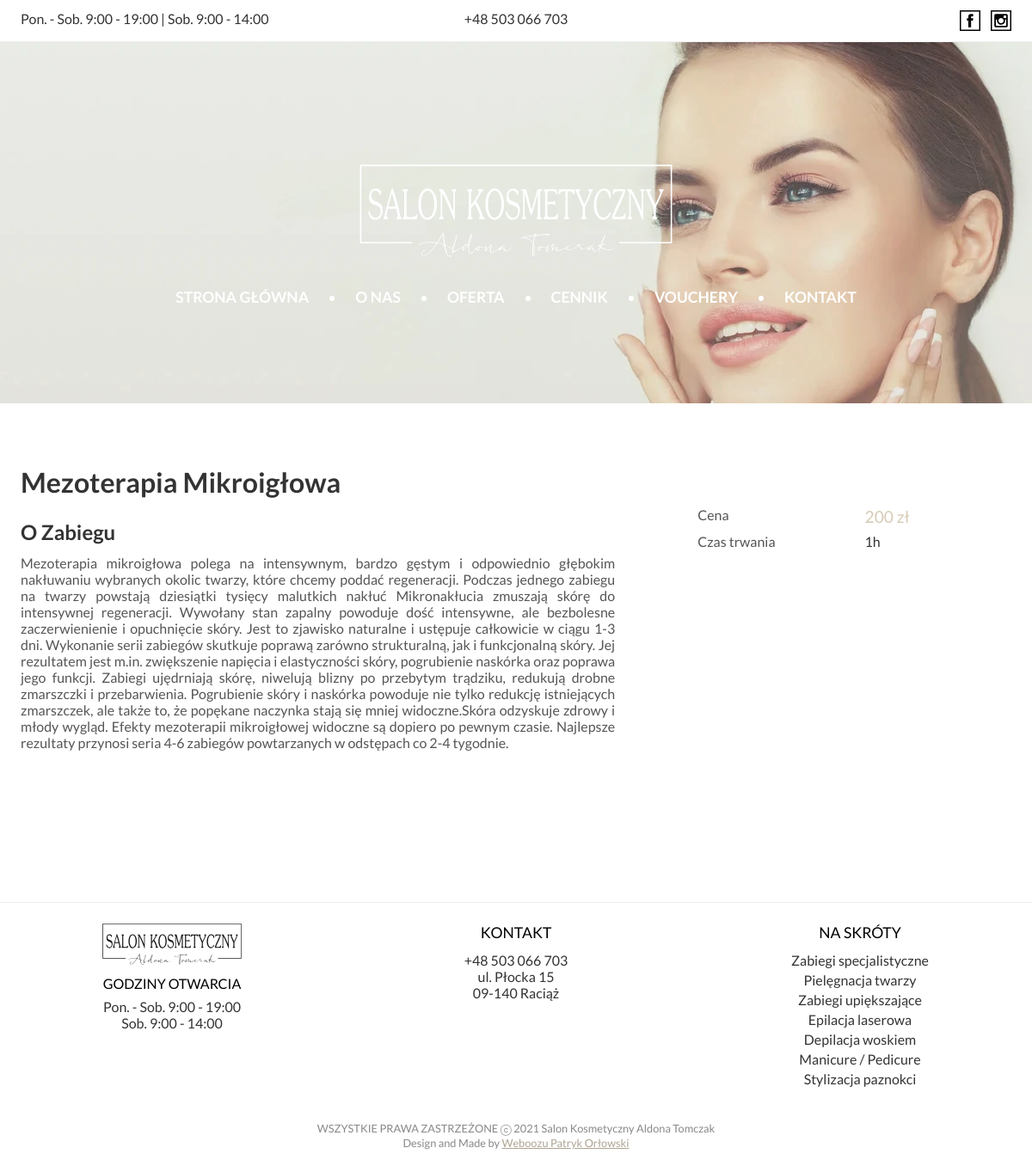
The page /zabiegi.php?slug=mezoterapia_mikroiglowa on the database its author committed.
### tables this page shows
CREATE TABLE `treatments` (
  `id` int(11) NOT NULL,
  `name` text NOT NULL,
  `slug` varchar(125) NOT NULL,
  `label` text DEFAULT NULL,
  `description` text DEFAULT NULL,
  `image` varchar(125) DEFAULT NULL,
  `price` text NOT NULL,
  `duration` varchar(10) DEFAULT NULL,
  `category` varchar(125) NOT NULL
);

### zabiegi.php (the view, shortened to what this page needs)
<?php
    require_once('./php/connect_db.php');
?>
<!DOCTYPE html>
<html lang="en">
<head>
    <link rel="stylesheet" href="./assets/css/main-1.01.css">
</head>
<body>
    <?php
        include_once('./page-hd-navig.php');
    ?>
    <main>
        <div class="treatnent-wrapper wrapper-1200">
            <?php
                $gSlug = $_GET['slug'];
                $query = "SELECT * FROM treatments WHERE slug LIKE '$gSlug'" ;
                $result = $conn->query($query);
                if ($result->num_rows > 0) {
                    while($row = $result->fetch_assoc()) {
                        echo '<div class="content">';
                        echo '<h1>'.$row['name'].'</h1>';
                        echo '<h2>O Zabiegu</h2>';
                        echo '<p>';
                        echo $row['description'];
                        echo '</p>';
                        echo '</div>';
                        echo '<div class="quick-info">';
                        echo '<div class="table-wra">';
                        echo '<span class="title">Cena</span>';
                        echo '<span class="price">'.$row['price'].'</span>';
                        echo '<span class="title">Czas trwania</span>';
                        echo '<span>'.$row['duration'].'</span>';
                        echo '</div>';
                        echo '</div>';
                    }
                }
            ?>
        </div>
    </main>
    <?php
        include_once('./footer.php');
    ?>
    <div class="copy" style="font-size: 0.8rem;">
        WSZYSTKIE PRAWA ZASTRZEŻONE  ⓒ 2021 Salon Kosmetyczny Aldona Tomczak <br> Design and Made by <a href="https://weboozu.pl" style="color: #ada493;">Weboozu Patryk Orłowski</a>
    </div>
</body>
</html>

### assets/css/main-1.01.css (style rules this page uses)
* { -webkit-box-sizing: border-box; box-sizing: border-box; padding: 0; margin: 0; font-family: 'Lato', sans-serif; }
.wrapper-1200 { width: 100%; max-width: 1200px; margin: 0 auto; }
body { max-width: 1920px; margin: 0 auto; color: #333; -webkit-animation: .5s fadeIn; animation: .5s fadeIn; }
main { padding-bottom: 64px; }
main .contact-wrapper, main .about-us-wrapper, main .offer-wrapper, main .treatnent-wrapper { padding: 24px; margin-top: 48px; margin-bottom: 64px; }
main .contact-wrapper p, main .about-us-wrapper p, main .offer-wrapper p, main .treatnent-wrapper p { max-width: 1000px; display: block; margin: 0 auto; padding: 24px 0; text-align: justify; color: #555; }
main .treatnent-wrapper { display: -ms-grid; display: grid; -ms-grid-columns: 60% calc(40% - 96px); grid-template-columns: 60% calc(40% - 96px); grid-gap: 96px; }
main .treatnent-wrapper .content h1 { margin-bottom: 24px; }
main .treatnent-wrapper .content h2 { margin-bottom: 12px; padding: 0; }
main .treatnent-wrapper .content p { padding: 0; margin-bottom: 24px; }
main .treatnent-wrapper .quick-info { margin-top: 48px; }
main .treatnent-wrapper .quick-info .table-wra { display: -ms-grid; display: grid; -ms-grid-columns: (1fr)[2]; grid-template-columns: repeat(2, 1fr); grid-gap: 8px 24px; }
main .treatnent-wrapper .quick-info .table-wra .title { color: #555; }
main .treatnent-wrapper .quick-info .table-wra .price { color: #D7CBB6; font-size: 1.2rem; }
.copy { font-size: .6rem; color: #888888; text-align: center; padding: 12px; }

### rows shown on the page
treatments: name "Mezoterapia Mikroigłowa", description "Mezoterapia mikroigłowa polega na intensywnym, bardzo gęstym i odpowiednio głębokim nakłuwaniu wybranych okolic twarzy, które chcemy poddać regeneracji. Podczas jednego zabiegu na twarzy powstają dziesiątki tysięcy malutkich nakłuć Mikronakłucia zmuszają skórę do intensywnej regeneracji. Wywołany stan zapalny powoduje dość intensywne, ale bezbolesne zaczerwienienie i opuchnięcie skóry. Jest to zjawisko naturalne i ustępuje całkowicie w ciągu 1-3 dni. Wykonanie serii zabiegów skutkuje poprawą zarówno strukturalną, jak i funkcjonalną skóry. Jej rezultatem jest m.in. zwiększenie napięcia i elastyczności skóry, pogrubienie naskórka oraz poprawa jego funkcji. Zabiegi ujędrniają skórę, niwelują…", price "200 zł", duration "1h"
